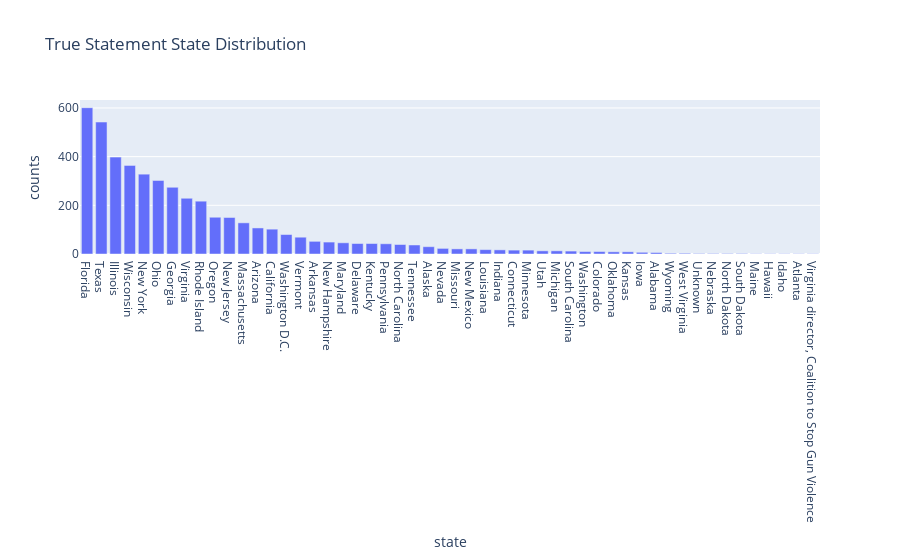

This figure's notebook cell:
### Markdown cell above
## See how much the state_info could be useful feature

### Code cell
state_true_counts = true_ex.state_info.value_counts()
px.bar(state_true_counts, x=state_true_counts.index, y=state_true_counts.values, labels={"index": "state", "y": "counts"}, title="True Statement State Distribution")

### Figure 1 — Plotly figure (JSON) as saved in the notebook; plotly's stock layout.template omitted (floating-point values rounded to 4 significant figures)
{"data": [{"alignmentgroup": "True", "hovertemplate": "state=%{x}<br>counts=%{y}<extra></extra>", "legendgroup": "", "marker": {"color": "#636efa"}, "name": "", "offsetgroup": "", "orientation": "v", "showlegend": false, "textposition": "auto", "type": "bar", "x": ["Florida", "Texas", "Illinois", "Wisconsin", "New York", "Ohio", "Georgia", "Virginia", "Rhode Island", "Oregon", "New Jersey", "Massachusetts", "Arizona", "California", "Washington D.C.", "Vermont", "Arkansas", "New Hampshire", "Maryland", "Delaware", "Kentucky", "Pennsylvania", "North Carolina", "Tennessee", "Alaska", "Nevada", "Missouri", "New Mexico", "Louisiana", "Indiana", "Connecticut", "Minnesota", "Utah", "Michigan", "South Carolina", "Washington", "Colorado", "Oklahoma", "Kansas", "Iowa", "Alabama", "Wyoming", "West Virginia", "Unknown", "Nebraska", "North Dakota", "South Dakota", "Maine", "Hawaii", "Idaho", "Atlanta", "Virginia director, Coalition to Stop Gun Violence"], "xaxis": "x", "y": [601, 542, 398, 364, 328, 302, 274, 229, 217, 151, 150, 128, 107, 102, 80, 69, 52, 49, 46, 43, 43, 42, 39, 37, 30, 23, 21, 21, 18, 17, 16, 16, 13, 13, 12, 10, 10, 9, 9, 7, 6, 3, 3, 2, 2, 2, 2, 1, 1, 1, 1, 1], "yaxis": "y"}], "layout": {"barmode": "relative", "legend": {"tracegroupgap": 0}, "title": {"text": "True Statement State Distribution"}, "xaxis": {"anchor": "y", "domain": [0, 1], "title": {"text": "state"}}, "yaxis": {"anchor": "x", "domain": [0, 1], "title": {"text": "counts"}}}}
